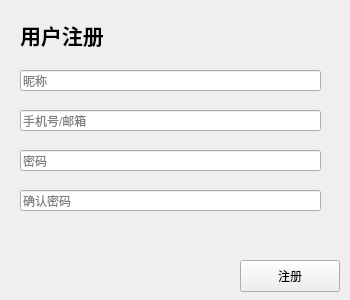
<?xml version="1.0" encoding="UTF-8"?>
<ui version="4.0">
 <class>WDRegister</class>
 <widget class="QMainWindow" name="WDRegister">
  <property name="geometry">
   <rect>
    <x>0</x>
    <y>0</y>
    <width>350</width>
    <height>300</height>
   </rect>
  </property>
  <property name="minimumSize">
   <size>
    <width>350</width>
    <height>300</height>
   </size>
  </property>
  <property name="maximumSize">
   <size>
    <width>350</width>
    <height>300</height>
   </size>
  </property>
  <property name="windowTitle">
   <string>用户注册</string>
  </property>
  <widget class="QWidget" name="centralwidget">
   <widget class="QPushButton" name="btnRegister">
    <property name="geometry">
     <rect>
      <x>240</x>
      <y>260</y>
      <width>100</width>
      <height>32</height>
     </rect>
    </property>
    <property name="text">
     <string>注册</string>
    </property>
   </widget>
   <widget class="QLineEdit" name="tMail">
    <property name="geometry">
     <rect>
      <x>20</x>
      <y>110</y>
      <width>301</width>
      <height>21</height>
     </rect>
    </property>
    <property name="placeholderText">
     <string>手机号/邮箱</string>
    </property>
   </widget>
   <widget class="QLineEdit" name="tPassword">
    <property name="geometry">
     <rect>
      <x>20</x>
      <y>150</y>
      <width>301</width>
      <height>21</height>
     </rect>
    </property>
    <property name="echoMode">
     <enum>QLineEdit::Password</enum>
    </property>
    <property name="placeholderText">
     <string>密码</string>
    </property>
   </widget>
   <widget class="QLineEdit" name="tPasswordRepeat">
    <property name="geometry">
     <rect>
      <x>20</x>
      <y>190</y>
      <width>301</width>
      <height>21</height>
     </rect>
    </property>
    <property name="echoMode">
     <enum>QLineEdit::Password</enum>
    </property>
    <property name="placeholderText">
     <string>确认密码</string>
    </property>
   </widget>
   <widget class="QLabel" name="lTitle">
    <property name="geometry">
     <rect>
      <x>20</x>
      <y>9</y>
      <width>291</width>
      <height>51</height>
     </rect>
    </property>
    <property name="font">
     <font>
      <pointsize>16</pointsize>
      <bold>true</bold>
     </font>
    </property>
    <property name="text">
     <string>用户注册</string>
    </property>
   </widget>
   <widget class="QLineEdit" name="tNickName">
    <property name="geometry">
     <rect>
      <x>20</x>
      <y>70</y>
      <width>301</width>
      <height>21</height>
     </rect>
    </property>
    <property name="placeholderText">
     <string>昵称</string>
    </property>
   </widget>
   <widget class="QLabel" name="lNotice">
    <property name="geometry">
     <rect>
      <x>20</x>
      <y>230</y>
      <width>311</width>
      <height>16</height>
     </rect>
    </property>
    <property name="text">
     <string/>
    </property>
   </widget>
  </widget>
 </widget>
 <resources/>
 <connections/>
</ui>
